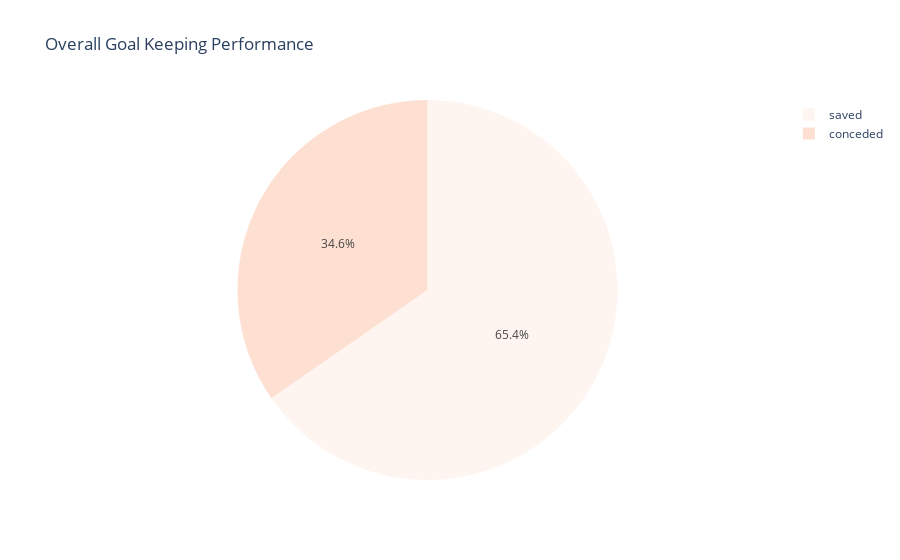

This figure's notebook cell:
### Code cell
gl_sum = pd.DataFrame(gk.sum(numeric_only=True),).T[['saved','conceded']]
gl_sum = gl_sum.T
fig = px.pie(gl_sum, values=0, names=gl_sum.index, title='Overall Goal Keeping Performance',
             color_discrete_sequence=px.colors.sequential.Reds)
fig.show()

### Figure 1 — Plotly figure (JSON) as saved in the notebook; plotly's stock layout.template omitted (floating-point values rounded to 4 significant figures)
{"data": [{"domain": {"x": [0, 1], "y": [0, 1]}, "hovertemplate": "index=%{label}<br>0=%{value}<extra></extra>", "labels": ["saved", "conceded"], "legendgroup": "", "name": "", "showlegend": true, "type": "pie", "values": [717, 380]}], "layout": {"legend": {"tracegroupgap": 0}, "piecolorway": ["rgb(255,245,240)", "rgb(254,224,210)", "rgb(252,187,161)", "rgb(252,146,114)", "rgb(251,106,74)", "rgb(239,59,44)", "rgb(203,24,29)", "rgb(165,15,21)", "rgb(103,0,13)"], "title": {"text": "Overall Goal Keeping Performance"}}}
